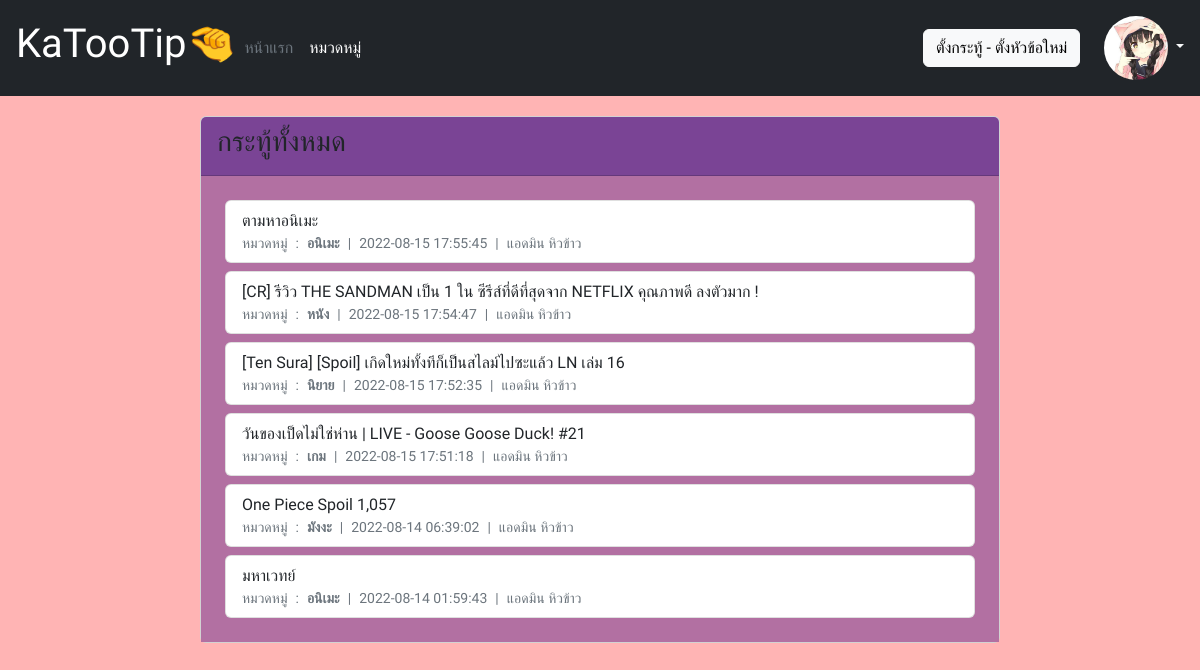
Page /index.php (signed in) on the committed database.
### tables this page shows
CREATE TABLE `users` (
  `u_id` int(11) NOT NULL,
  `email` varchar(255) NOT NULL,
  `fullname` varchar(255) NOT NULL,
  `password` varchar(255) NOT NULL,
  `u_img` varchar(255) NOT NULL,
  `type` int(11) NOT NULL DEFAULT '0'
);

CREATE TABLE `b_main` (
  `bm_id` int(11) NOT NULL,
  `u_id` int(11) NOT NULL,
  `bm_title` varchar(255) NOT NULL,
  `bm_detail` longtext NOT NULL,
  `t_id` int(11) NOT NULL,
  `bm_date` datetime NOT NULL
);

CREATE TABLE `tags` (
  `t_id` int(11) NOT NULL,
  `t_name` varchar(255) NOT NULL
);

### index.php (the view, shortened to what this page needs)
<?php
require_once 'db.php';
$query = $connection->prepare("SELECT * FROM b_main INNER JOIN users ON b_main.u_id = users.u_id INNER JOIN tags ON b_main.t_id = tags.t_id ORDER BY b_main.bm_date DESC");
$query->execute();
$result = $query->fetchAll();
?>
<?php include 'include/header.php' ?>
<div class="container">
    <div class="card" style="width: 800px; display: block; margin: auto;">
        <div class="card-header">
            <h3>กระทู้ทั้งหมด</h3>
        </div>
        <div class="card-body">
            <?php foreach ($result as $row) { ?>
                <div class="list-group m-2">
                    <a href="detail.php?bm_id=<?php echo $row['bm_id'] ?>" class="list-group-item list-group-item-action"><?php echo $row['bm_title'] ?>
                        <small class="text-muted nav">
                            หมวดหมู่<span class="mx-2">:</span> <strong><?php echo $row['t_name'] ?></strong> <span class="mx-2">|</span> <?php echo $row['bm_date'] ?> <span class="mx-2">|</span> <?php echo $row['fullname'] ?>
                        </small>
                    </a>
                </div>
            <?php } ?>
        </div>
    </div>
</div>
<?php include 'include/footer.php' ?>

### include/header.php (shortened to what this page needs)
<!DOCTYPE html>
<html lang="en">
<head>
    <link href="https://cdn.jsdelivr.net/npm/bootstrap@5.2.0/dist/css/bootstrap.min.css" rel="stylesheet">
    <link rel="stylesheet" type="text/css" href="https://cdn.datatables.net/1.12.1/css/jquery.dataTables.css">
    <link rel="stylesheet" href="../css/style.css">
</head>
<body>
    <div class="p-3 text-bg-dark">
        <div class="d-flex flex-wrap align-items-center justify-content-center justify-content-lg-start">
            <a href="/" class="d-flex align-items-center mb-2 mb-lg-0 text-white text-decoration-none">
                <h1>KaTooTip🤏</h1>
            </a>
            <ul class="nav col-12 col-lg-auto me-lg-auto mb-2 justify-content-center mb-md-0">
                <li><a href="/" class="nav-link px-2 text-secondary">หน้าแรก</a></li>
                <li><a href="/all_tags.php" class="nav-link px-2 text-white">หมวดหมู่</a></li>
            </ul>
            <?php
            if (isset($_SESSION['u_id'])) {
            ?>
                <div class="text-end">
                    <a href="add_board.php" class="btn btn-light">ตั้งกระทู้ - ตั้งหัวข้อใหม่</a>
                </div>
            <?php
            }
            ?>
            <div class="dropdown text-end">
                <?php
                if (!isset($_SESSION['u_id'])) {
                ?>
                    <a href="login.php" class="btn btn-outline-light me-2">เข้าสู่ระบบ</a>
                    <a href="register.php" class="btn btn-warning">สมัครสมาชิก</a>
                <?php } else { ?>
                    <?php
                    $usr = $connection->prepare("SELECT * FROM users WHERE u_id = :u_id");
                    $usr->bindParam(':u_id', $_SESSION['u_id']);
                    $usr->execute();
                    $usr_result = $usr->fetch(PDO::FETCH_ASSOC);
                    ?>
                    <a href="#" class="d-block link-light text-decoration-none dropdown-toggle" data-bs-toggle="dropdown" aria-expanded="false">
                        <img src="../image/user/<?php echo $usr_result['u_img'] ?>" width="64" height="64" class="rounded-circle">
                    </a>
                <?php } ?>
            </div>
        </div>
    </div>

### include/footer.php (shortened to what this page needs)
</body>
</html>

### css/style.css (style rules this page uses)
* { box-sizing: border-box; font-family: 'Itim', cursive; }
body { background-color: #FFB4B4; }
.container { margin: 20px auto; }
.card-header { background-color: #7A4495; }
.card-body { background-color: #B270A2; }

### rows in the picture
users: u_img (picture)
b_main: bm_title "ตามหาอนิเมะ", t.t_name "อนิเมะ", bm_date "2022-08-15 17:55:45", u.fullname "แอดมิน หิวข้าว"
b_main: bm_title "[CR] รีวิว THE SANDMAN เป็น 1 ใน ซีรีส์ที่ดีที่สุดจาก NETFLIX คุณภาพดี ลงตัวมาก !", t.t_name "หนัง", bm_date "2022-08-15 17:54:47", u.fullname "แอดมิน หิวข้าว"
b_main: bm_title "[Ten Sura] [Spoil] เกิดใหม่ทั้งทีก็เป็นสไลม์ไปซะแล้ว LN เล่ม 16", t.t_name "นิยาย", bm_date "2022-08-15 17:52:35", u.fullname "แอดมิน หิวข้าว"
b_main: bm_title "วันของเป็ดไม่ใช่ห่าน | LIVE - Goose Goose Duck! #21", t.t_name "เกม", bm_date "2022-08-15 17:51:18", u.fullname "แอดมิน หิวข้าว"
b_main: bm_title "One Piece Spoil 1,057", t.t_name "มังงะ", bm_date "2022-08-14 06:39:02", u.fullname "แอดมิน หิวข้าว"
b_main: bm_title "มหาเวทย์", t.t_name "อนิเมะ", bm_date "2022-08-14 01:59:43", u.fullname "แอดมิน หิวข้าว"
